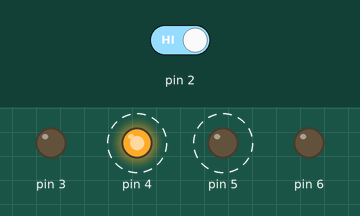
Simulated run of this sketch. Board: Arduino Uno, built with avr-gcc and run on an emulated ATmega328P. Shown: output pins drawn as LEDs (lit = HIGH). Dashed ring = blinking. Inputs (shaded band) come from the test bench; at power-on: pin 2 HIGH.

Above: at 1.8 s.
1.9 s: pin 2 driven LOW
At 2.12 s:
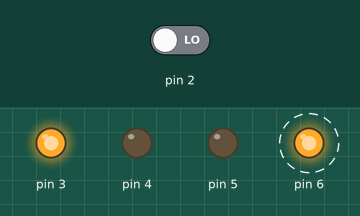
4.9 s: pin 2 driven HIGH
At 5.12 s:
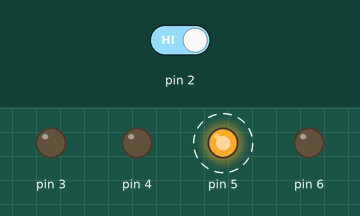
Timing chart, 0 to 13.9 s (numbered marks = the images above; inputs shaded):
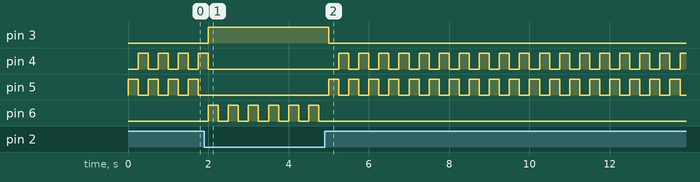

The sketch:

02_spaceship_interface_challenge.ino
```cpp
// 02 starter kit video, 6:20
// https://www.youtube.com/watch?v=w-C5Ne00_wM&list=PLbJTtGdesEgEeF4PXBqOUA2_LKyVSoESU&index=4

// Create a global variable to hold the state of the switch.
// This variable is persistent throughout the program.
int switchstate = 0;

void setup() {
  // put your setup code here, to run once:

  // declare the LED pins as outpust
  pinMode(3, OUTPUT);
  pinMode(4, OUTPUT);
  pinMode(5, OUTPUT);
  pinMode(6, OUTPUT);

  // declare the switch pin as an input
  pinMode(2, INPUT);
}

void loop() {
  // put your main code here, to run repeatedly:

  // read the value of the switch
  // digitalRead() checks to see if there is voltage on the pin
  switchstate = digitalRead(2);

  // if the button is not pressed, turn on the green LED and turn off the red LEDs
  if (switchstate == LOW) {
    digitalWrite(3, HIGH); // turn the LED on pin 3 on
    digitalWrite(4, LOW); // turn the LED on pin 4 off
    digitalWrite(5, LOW); // turn the LED on pin 5 off
    digitalWrite(6, HIGH);
    delay(250);
    digitalWrite(6, LOW);
    delay(250);
  }
  else {
    digitalWrite(3, LOW);
    digitalWrite(6, LOW);
    digitalWrite(4, LOW);
    digitalWrite(5, HIGH);
    // wait for the quarter of a second
    delay(250);
    digitalWrite(4, HIGH);
    digitalWrite(5, LOW);
    // wait again
    delay(250);
  }
}
```

Measured:
- after the input at 1.9 s, pin 3: LOW → HIGH after 0.10 s; pin 4: goes on until 2.0 s, then stays LOW; pin 5: stops changing and stays LOW; pin 6: alternates HIGH for 0.25 s and LOW for 0.25 s, starting after 0.10 s
- after the input at 4.9 s, pin 3: HIGH → LOW after 0.10 s; pin 4: alternates HIGH for 0.25 s and LOW for 0.25 s, starting after 0.35 s; pin 5: alternates HIGH for 0.25 s and LOW for 0.25 s, starting after 0.10 s; pin 6: stops changing and stays LOW
- by itself, pin 4, pin 5: alternates HIGH for 0.25 s and LOW for 0.25 s
